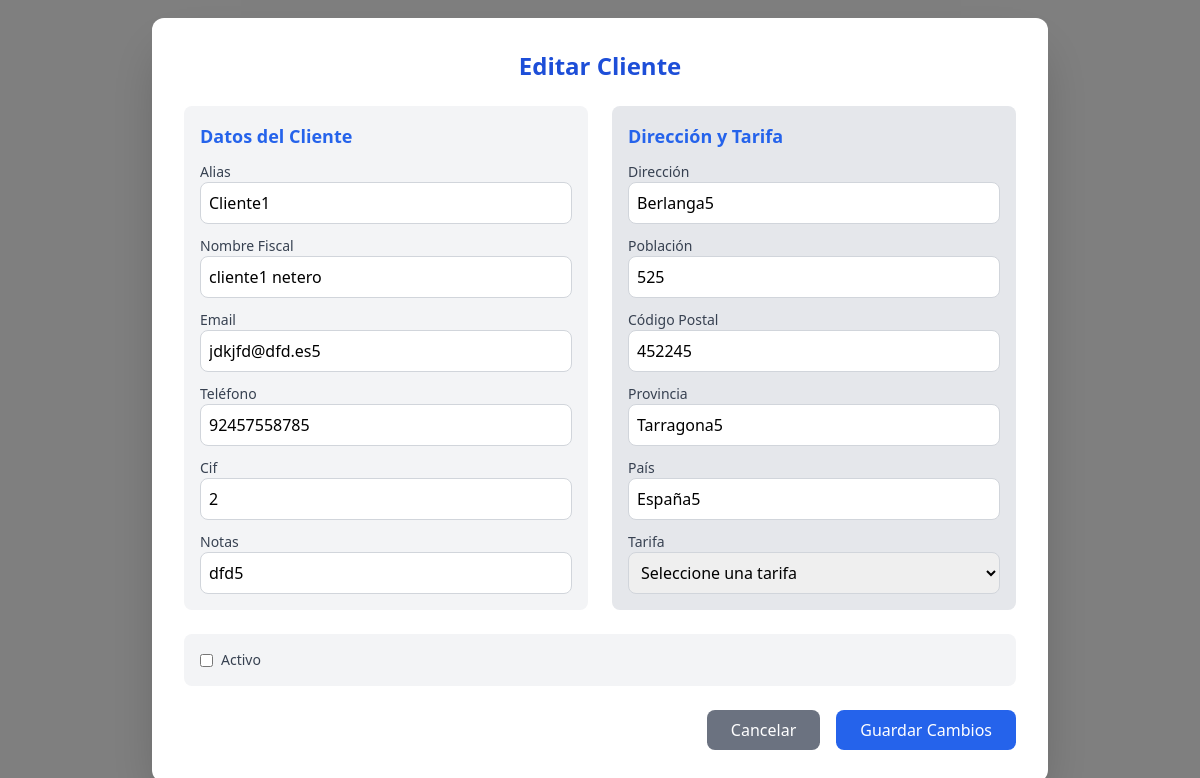
The app's page /editar_cliente/Cliente1 with its own data.
### models.py (models this page shows, shortened)
class Cliente(Base):
    __tablename__ = "cliente"
    id = Column(Integer, primary_key=True, autoincrement=True, nullable=False)
    alias = Column(String(200), nullable=False)
    nombre_fiscal = Column(String(200), nullable=False)
    direccion = Column(String(200), nullable=True)
    codigo_postal = Column(Integer, nullable=True)
    poblacion = Column(String(200), nullable=True)
    provincia = Column(String(200), nullable=True)
    pais = Column(String(100), nullable=True)
    cif = Column(String(10),nullable=True)
    email = Column(String(100), nullable=True)
    telefono = Column(Integer, nullable=True)
    tarifa = Column(String(100), nullable=True)
    notas = Column(String(300), nullable=True)
    activo = Column(Boolean, default=True, nullable=False)

### metodos/editar_cliente.py (the view, shortened to what this page needs)
    @app.route('/editar_cliente/<string:alias>', methods=['GET', 'POST'])
    def editar_cliente(alias):
        cliente = session.query(Cliente).filter_by(alias=alias).first()
        if not cliente:
            flash("Cliente no encontrado", "error")
            return redirect(url_for('clientes'))
        return render_template("modal_editar_cliente.html", cliente=cliente)

### metodos/editar_cliente.py (called while the page is built, shortened)
def ruta_editar_cliente(app):
    @app.route('/editar_cliente/<string:alias>', methods=['GET', 'POST'])
    def editar_cliente(alias):
        cliente = session.query(Cliente).filter_by(alias=alias).first()
        if not cliente:
            flash("Cliente no encontrado", "error")
            return redirect(url_for('clientes'))
        return render_template("modal_editar_cliente.html", cliente=cliente)

### templates/modal_editar_cliente.html (shortened to what this page needs)
<!DOCTYPE html>
<html lang="es">
<head>
    <script src="https://cdn.tailwindcss.com"></script>
</head>
<body>
   <div id="modal_editar_cliente" class="fixed inset-0 flex items-center justify-center bg-black bg-opacity-50 {% if not cliente %}hidden{% endif %}">
    <div class="bg-white rounded-xl shadow-2xl w-full max-w-4xl mx-4 p-8">
        <h2 class="text-2xl font-bold mb-6 text-blue-700 text-center">Editar Cliente</h2>
        <form id="editarClienteForm" method="POST" action="{{ url_for('editar_cliente', alias=cliente.alias) }}">
            <div class="grid grid-cols-1 md:grid-cols-2 gap-6">
                <div class="bg-gray-100 p-4 rounded-lg">
                    <h3 class="text-lg font-semibold mb-3 text-blue-600">Datos del Cliente</h3>
                    <div class="grid grid-cols-1 gap-3">
                        <div>
                            <label class="block text-sm font-medium text-gray-700">Alias</label>
                            <input type="text" class="w-full p-2 border border-gray-300 rounded-lg" value="{{ cliente.alias }}" readonly>
                        </div>
                        <div>
                            <label class="block text-sm font-medium text-gray-700">Nombre Fiscal</label>
                            <input type="text" name="nombre_fiscal" class="w-full p-2 border border-gray-300 rounded-lg" value="{{ cliente.nombre_fiscal }}">
                        </div>
                        <div>
                            <label class="block text-sm font-medium text-gray-700">Email</label>
                            <input type="email" name="email" class="w-full p-2 border border-gray-300 rounded-lg" value="{{ cliente.email }}">
                        </div>
                        <div>
                            <label class="block text-sm font-medium text-gray-700">Teléfono</label>
                            <input type="text" name="telefono" class="w-full p-2 border border-gray-300 rounded-lg" value="{{ cliente.telefono }}">
                        </div>
                         <div>
                            <label class="block text-sm font-medium text-gray-700">Cif</label>
                            <input type="text" name="cif" class="w-full p-2 border border-gray-300 rounded-lg" value="{{ cliente.cif }}">
                        </div>
                        <div>
                            <label class="block text-sm font-medium text-gray-700">Notas</label>
                            <input type="text" name="notas" class="w-full p-2 border border-gray-300 rounded-lg" value="{{ cliente.notas }}">
                        </div>
                    </div>
                </div>
                <div class="bg-gray-200 p-4 rounded-lg">
                    <h3 class="text-lg font-semibold mb-3 text-blue-600">Dirección y Tarifa</h3>
                    <div class="grid grid-cols-1 gap-3">
                        <div>
                            <label class="block text-sm font-medium text-gray-700">Dirección</label>
                            <input type="text" name="direccion" class="w-full p-2 border border-gray-300 rounded-lg" value="{{ cliente.direccion }}">
                        </div>
                        <div>
                            <label class="block text-sm font-medium text-gray-700">Población</label>
                            <input type="text" name="poblacion" class="w-full p-2 border border-gray-300 rounded-lg" value="{{ cliente.poblacion }}">
                        </div>
                        <div>
                            <label class="block text-sm font-medium text-gray-700">Código Postal</label>
                            <input type="text" name="codigo_postal" class="w-full p-2 border border-gray-300 rounded-lg" value="{{ cliente.codigo_postal }}">
                        </div>
                        <div>
                            <label class="block text-sm font-medium text-gray-700">Provincia</label>
                            <input type="text" name="provincia" class="w-full p-2 border border-gray-300 rounded-lg" value="{{ cliente.provincia }}">
                        </div>
                        <div>
                            <label class="block text-sm font-medium text-gray-700">País</label>
                            <input type="text" name="pais" class="w-full p-2 border border-gray-300 rounded-lg" value="{{ cliente.pais }}">
                        </div>
                        <div>
                            <label class="block text-sm font-medium text-gray-700">Tarifa</label>
                            <select name="tarifa" class="w-full p-2 border border-gray-300 rounded-lg">
                                <option value="">Seleccione una tarifa</option>
                            </select>
                        </div>
                    </div>
                </div>
            </div>
            <div class="bg-gray-100 p-4 rounded-lg mt-6">
                <div class="flex items-center">
                    <input type="checkbox" name="activo" class="mr-2" {% if cliente.activo %}checked{% endif %}>
                    <label class="text-sm font-medium text-gray-700">Activo</label>
                </div>
            </div>
            <div class="flex justify-end space-x-4 mt-6">
                <button type="button" onclick="cerrarEditarModal()" class="bg-gray-500 text-white px-6 py-2 rounded-lg hover:bg-gray-600 transition">Cancelar</button>
                <button type="submit" class="bg-blue-600 text-white px-6 py-2 rounded-lg hover:bg-blue-700 transition">Guardar Cambios</button>
            </div>
        </form>
    </div>
</div>
</body>
</html>

### records on screen
Cliente: alias "Cliente1", nombre_fiscal "cliente1 netero", email "jdkjfd@dfd.es5", telefono "92457558785", cif "2", notas "dfd5", direccion "Berlanga5", poblacion "525", codigo_postal "452245", provincia "Tarragona5", pais "España5"
